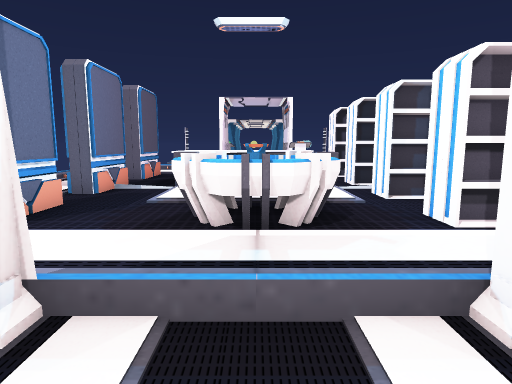
[1] (above)

12 first-person views from a walk through a Unity game level. The camera is 1.4 m above the floor, tilts 8° down and sees 75° across. The floor is counted in squares, 1 m on a side. Each view is taken from the middle of a square. On the plan, view 1 faces up. The plan holds only what a view shows up to about 15 squares ahead; the rest is blank. The place goes on beyond the plan. The player character is not drawn. Door leaves are left out, so doorways stand open.

[2]
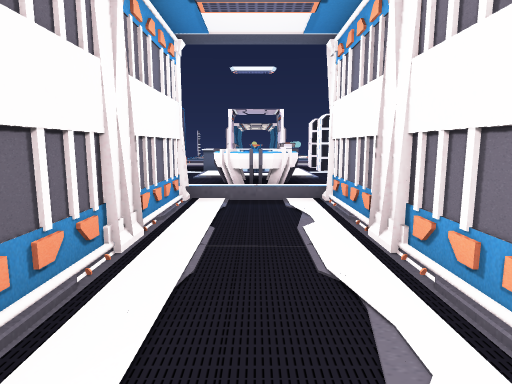

[3]
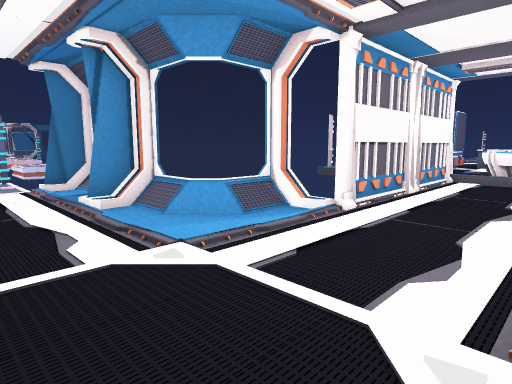

[4]
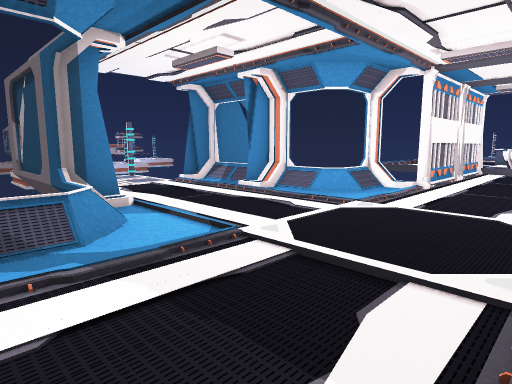

[5]
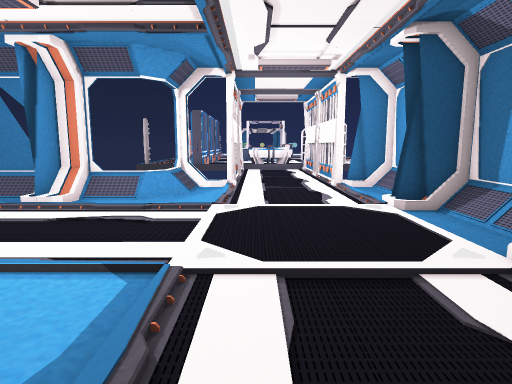

[6]
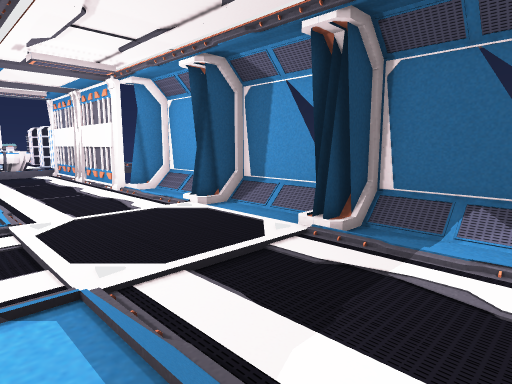

[7]
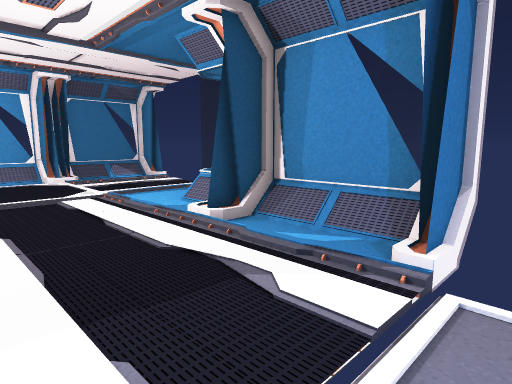

[8]
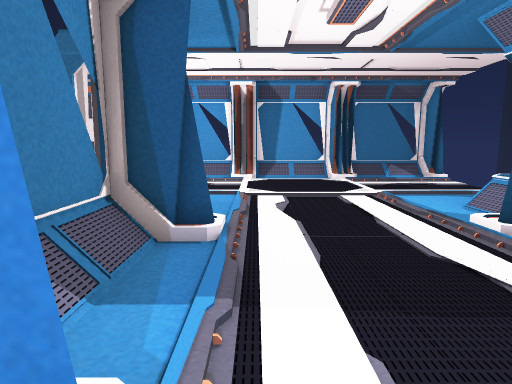

[9]
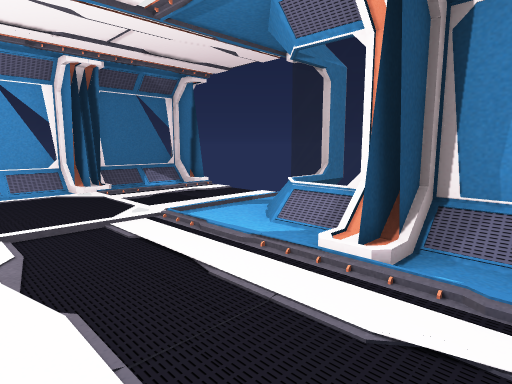

[10]
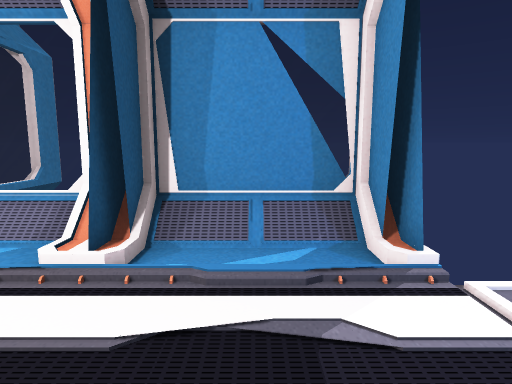

[11]
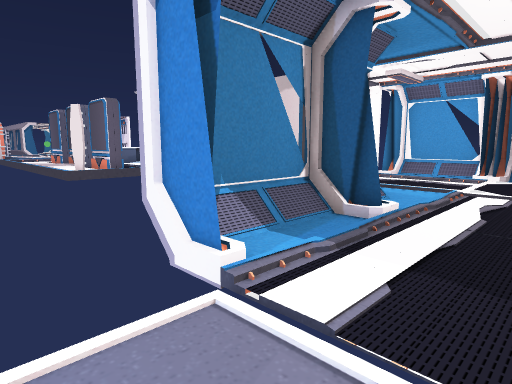

[12]
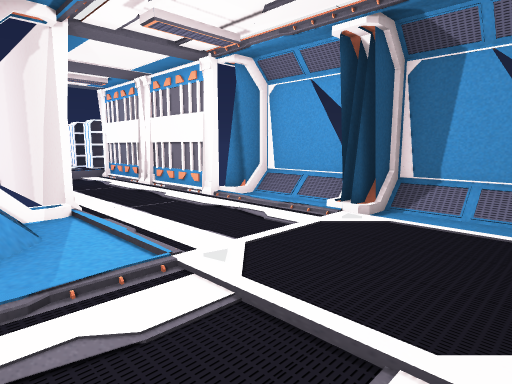

### Floor plan
Key: @ floor where view 1 was taken; # wall or solid block; . main floor; : floor 0.25 m higher than the main floor; / step, stairs or slope; D open door; = window, fence, low wall or low ledge; S shelf; C cabinet; P projector; O other object.
Columns run from 12 left of view 1 to 5 right of it. Each row starts with its distance up from view 1.
 15        #.       SS
 14        #.
 13        ...   O
 12         ..CC OO.SS
 11        #..C    .
 10        #..:   :.
  9        ...:   :.SS
  8        .... P ...
  7        #...PPP...
  6        #...PPP..SS
  5         ....P....
  4          :::::::
  3           DDDDD
  2           DDDDD
  1           #...#
  0           #.@.#
 -1           #...#
 -2           #...#
 -3           #...#
 -4           #...#
 -5         # #...##
 -6         #//.../##
 -7         =/:..../=
 -8   #===#==/:..../=
 -9   #...#...:.../##
-10  ............./##
-11   ............./=
-12 . ............./=
-13   ............/##
-14   #...#...:.../##
-15   #===#==/:..../=
-16         =/:..../=
-17         #//.../##
-18         ##    ##

Positions as (right, up) in squares from view 1, and headings:
1: (0, 0), facing up
2: (0, -6), facing up
3: (2, -12), facing up-left
4: (2, -17), facing up-left
5: (-1, -17), facing up
6: (-3, -17), facing up-right
7: (-11, -10), facing down-right
8: (-11, -10), facing right
9: (-8, -10), facing down-right
10: (-8, -10), facing down
11: (-12, -12), facing up-right
12: (-4, -13), facing up-right
